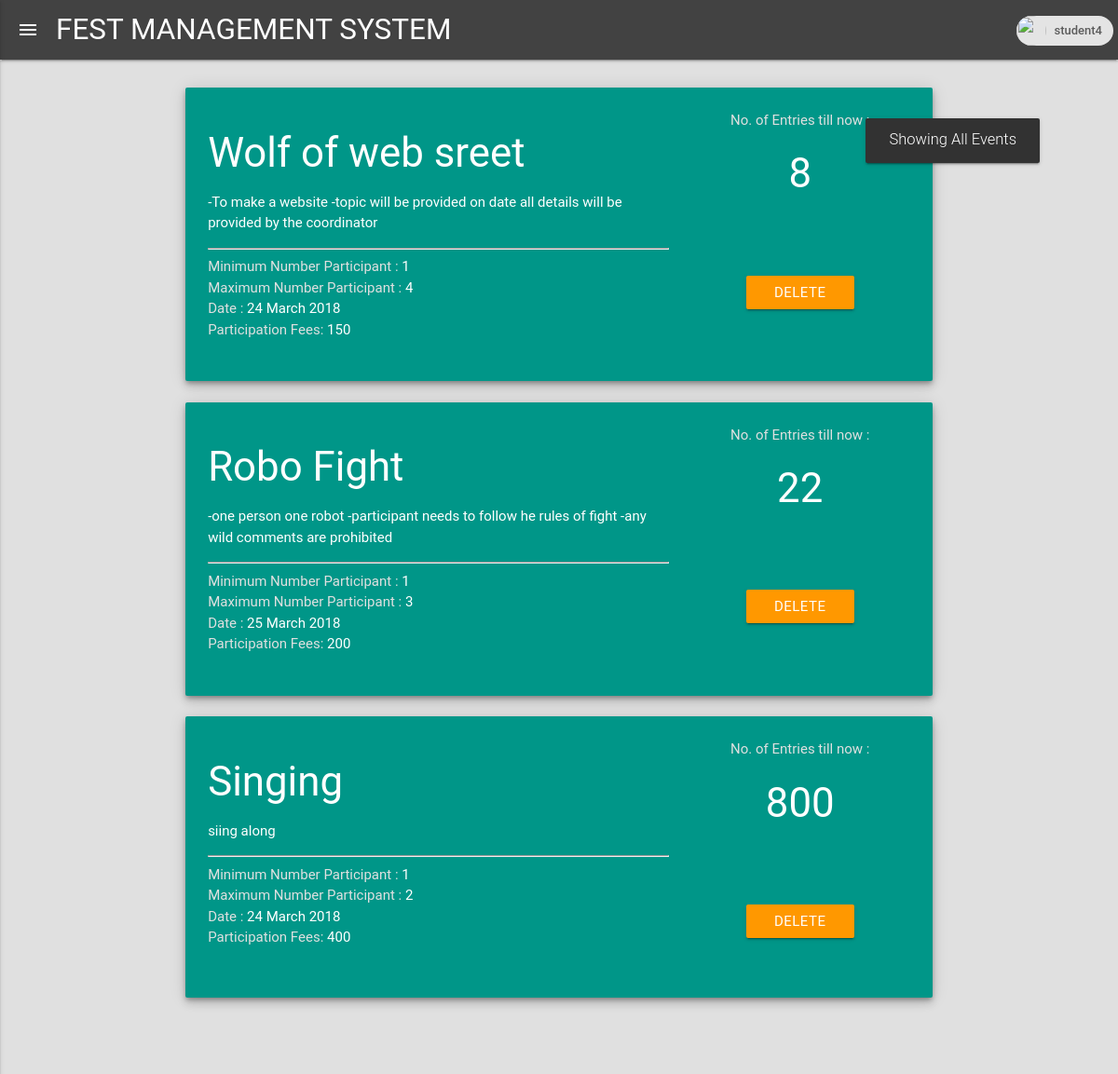
The page /v/allevents (signed in) on the database its author committed.
### organizer/models.py (models this page shows, shortened)
class Event(models.Model):
    name = models.CharField(max_length=200)
    description = models.TextField(max_length=1000)
    minimumparticipant = models.PositiveIntegerField()
    maximumparticipant = models.PositiveIntegerField()
    date = models.CharField(max_length=20)
    entries = models.PositiveIntegerField()
    fees = models.PositiveIntegerField()
    user = models.ManyToManyField(User, null=True, blank=True)

### organizer/views.py (the view)
# urls.py: path('allevents', views.allevents, name='allevents'),
def allevents(request):
    if request.user in users_in_group:
        data = Event.objects.all()
        return render(request, 'pages/allevents.html', {'data': data})
    elif request.user in users_in_group2:
        data = Event.objects.all()
        return render(request, 'student/allevents.html', {'data': data})
    else:
        return HttpResponse('something is wrong wth your credentials, please login again')

### organizer/templates/student/allevents.html (shortened to what this page needs)
{% extends 'base.html' %}
{% block body %}
<body class = 'grey lighten-2'>
<nav>
    <div class="nav-wrapper  grey darken-3">
      <a href="#" data-activates="mobile-demo" class="button-collapse show-on-large"><i class="material-icons">menu</i></a>
      <a href="" class="brand-logo" target="_blank">FEST MANAGEMENT SYSTEM</a>
                <ul id="nav-mobile" class="right hide-on-small-only">
            <li><div class="chip nav-right">
            <img src="http://www.newdesignfile.com/postpic/2014/01/flat-user-icon-default_355626.png" alt="">
            {{ request.user }}
            </div></li>
        </ul>
    </div>
  </nav>
<br>
<div class="row grey lighten-2">
    <div class="col s12">
        {% for d in data %}
        <div class="row  ">
            <div class="container">
                <div class="col s12">
                    <div class="card-panel teal z-depth-3">
                        <div class="row">
                            <div class="col s8">
                  <span class="white-text ">
                       <h3>{{ d.name }}</h3>
                      <p>{{ d.description }}</p><hr>
                      <span class="grey-text text-lighten-2">Minimum Number Participant : </span>{{ d.minimumparticipant}}<br>
                       <span class="grey-text text-lighten-2">Maximum Number Participant : </span>{{ d.maximumparticipant}}<br>
                       <span class="grey-text text-lighten-2">Date : </span>{{ d.date}}<br>
                       <span class="grey-text text-lighten-2">Participation Fees: </span>{{ d.fees}}<br>
                  </span>
                            </div>
                            <div class="col s4 center-align">
                                <span class="grey-text text-lighten-2 center-align">No. of Entries till now : </span><h3 class="text-white center-align"><span class="white-text">{{ d.entries}}</span></h3>
                                <div class="row valign-wrapper">
                                    <div class="col s12">
                                        <div class="valign"><br><br><br>
                                        <a href="{% url 'eventdelete' d.pk %}"  class="white-text btn btn-small orange">delete</a>
                                        </div></div>
                                </div>
                            </div>
                </div>
                </div>
            </div>
        </div>
        {% endfor %}
    </div>
</div>
</body></html>
{% endblock %}

### organizer/templates/base.html (shortened to what this page needs)
<!DOCTYPE html>
  <html>
    <head>
      {% load static %}
      <link type="text/css" rel="stylesheet" href="{% static 'materialize/materialize.css' %}"  media="screen,projection"/>
    </head>
{% block body %}
{% endblock %}

### rows shown on the page
Event: name "Wolf of web sreet", description "-To make a website -topic will be provided on date all details will be provided by the coordinator", minimumparticipant "1", maximumparticipant "4", date "24 March 2018", fees "150", entries "8"
Event: name "Robo Fight", description "-one person one robot -participant needs to follow he rules of fight -any wild comments are prohibited", minimumparticipant "1", maximumparticipant "3", date "25 March 2018", fees "200", entries "22"
Event: name "Singing", description "siing along", minimumparticipant "1", maximumparticipant "2", date "24 March 2018", fees "400", entries "800"

### other values the page prints
{{ request.user }} "student4"
